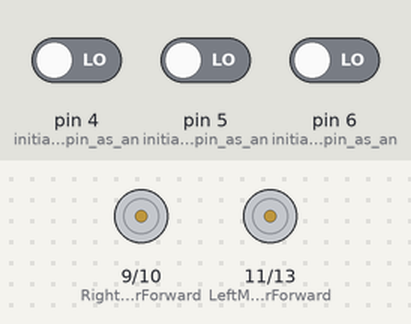
This sketch was run on a simulated Arduino Uno, built with avr-gcc and run on an emulated ATmega328P. Parts: motor-driver pin pairs drawn as motors (green arrow = first pin HIGH = forward, orange = second pin HIGH = backward, longer = more drive). Inputs (shaded band) come from the test bench; at power-on: pin 4 (initialize_the__pin_as_an) LOW, pin 5 (initialize_the__pin_as_an) LOW, pin 6 (initialize_the__pin_as_an) LOW.

Above: at 1.2 s.
1.3 s: pin 4 (initialize_the__pin_as_an) driven HIGH and pin 5 (initialize_the__pin_as_an) driven HIGH
At 2.5 s:
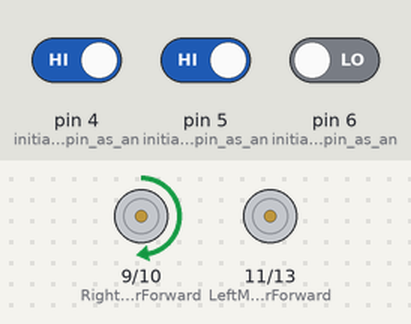
2.8 s: pin 4 (initialize_the__pin_as_an) driven LOW
At 3.8 s:
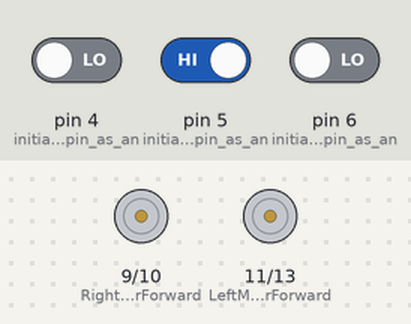
4.3 s: pin 6 (initialize_the__pin_as_an) driven HIGH
At 4.9 s:
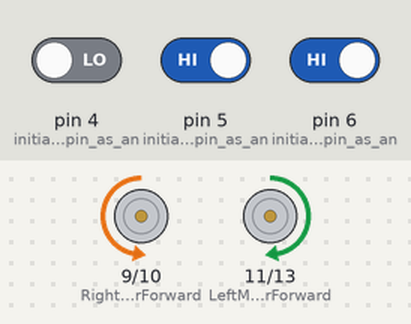
5.8 s: pin 5 (initialize_the__pin_as_an) driven LOW
At 6.1 s:
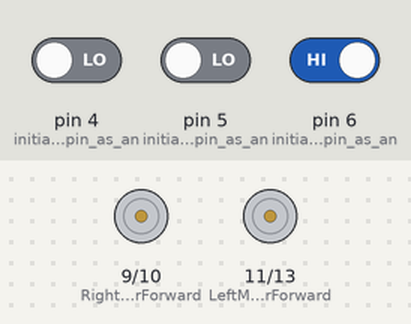
7.3 s: pin 4 (initialize_the__pin_as_an) driven HIGH
At 8.4 s:
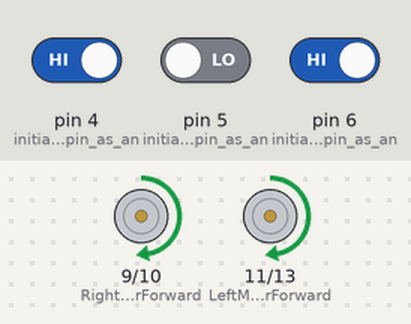
8.8 s: pin 5 (initialize_the__pin_as_an) driven HIGH
At 9.5 s:
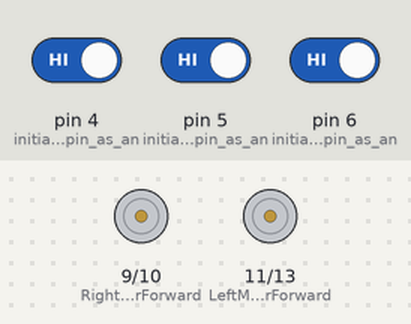
Timing chart, 0 to 11.3 s (numbered marks = the images above; inputs shaded):
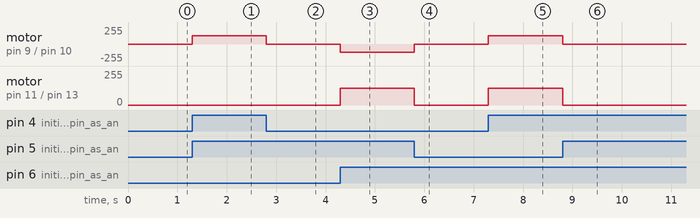

Measured:
- after the input at 1.3 s, motor on pin 9 (RightMotorForward) / pin 10 (RightMotorReverse): stopped → forward 127/255 at once
- after the input at 2.8 s, motor on pin 9 (RightMotorForward) / pin 10 (RightMotorReverse): forward 127/255 → stopped at once
- after the input at 4.3 s, motor on pin 9 (RightMotorForward) / pin 10 (RightMotorReverse): stopped → backward 127/255 at once; motor on pin 11 (LeftMotorForward) / pin 13 (LeftMotorReverse): stopped → forward 127/255 at once
- after the input at 5.8 s, motor on pin 9 (RightMotorForward) / pin 10 (RightMotorReverse): backward 127/255 → stopped at once; motor on pin 11 (LeftMotorForward) / pin 13 (LeftMotorReverse): forward 127/255 → stopped at once
- after the input at 7.3 s, motor on pin 9 (RightMotorForward) / pin 10 (RightMotorReverse), motor on pin 11 (LeftMotorForward) / pin 13 (LeftMotorReverse): stopped → forward 127/255 at once
- after the input at 8.8 s, motor on pin 9 (RightMotorForward) / pin 10 (RightMotorReverse), motor on pin 11 (LeftMotorForward) / pin 13 (LeftMotorReverse): forward 127/255 → stopped at once

The sketch:

code.ino
```cpp
int LeftMotorForward = 11; // Pin 11 has Left Motor connected on Arduino boards.
int LeftMotorReverse = 13; // Pin 13 has Left Motor connected on Arduino boards.
int RightMotorForward = 9; // Pin 9 has Right Motor connected on Arduino boards.
int RightMotorReverse = 10; // Pin 10 has Right Motor connected on Arduino boards.

void setup() {
  pinMode(6,INPUT);  //initialize the  pin as an input.
  pinMode(5,INPUT);  //initialize the  pin as an input.
  pinMode(4,INPUT);  //initialize the  pin as an input.
  pinMode(LeftMotorForward, OUTPUT);  // initialize the  pin as an output.
  pinMode(RightMotorForward, OUTPUT);  // initialize the  pin as an output.
  pinMode(LeftMotorReverse, OUTPUT);  // initialize the  pin as an output.
  pinMode(RightMotorReverse, OUTPUT);  // initialize the  pin as an output.
}


void loop()

{
  int leftSensor=digitalRead(6);
  int centerSensor=digitalRead(5);
  int rightSensor=digitalRead(4);

  //STOP
  if ((leftSensor==HIGH) && (centerSensor==HIGH) && (rightSensor==HIGH)) {

   digitalWrite(RightMotorForward, LOW);   // turn the Right Motor OFF
   digitalWrite(LeftMotorForward, LOW);   // turn the Left Motor OFF
   digitalWrite(RightMotorReverse,LOW);   // turn the Right Motor OFF
   digitalWrite(LeftMotorReverse, LOW);   // turn the Left Motor OFF
  }

  //  STRAIGHT
 else if ((leftSensor==HIGH) && (centerSensor==LOW) && (rightSensor==HIGH)) {

   analogWrite(RightMotorForward, 127);   // turn the Right Motor ON
   analogWrite(LeftMotorForward, 127);   // turn the Left Motor ON
   digitalWrite(RightMotorReverse,LOW);   // turn the Right Motor OFF
   digitalWrite(LeftMotorReverse, LOW);   // turn the Left Motor OFF
  }

//TURN RIGHT(deksia)
 else if ((leftSensor==HIGH) && (centerSensor==HIGH) && (rightSensor==LOW)) {

   digitalWrite(RightMotorForward, LOW);   // turn the Right Motor OFF
   analogWrite(LeftMotorForward, 127);   // turn the Left Motor ON
   analogWrite(RightMotorReverse,127); // turn the Right Motor OFF
   digitalWrite(LeftMotorReverse, LOW);   // turn the Left Motor OFF
    }

//TURN LEFT(aristera)
 else if ((leftSensor==LOW) && (centerSensor==HIGH) && (rightSensor==HIGH)) {

   analogWrite(RightMotorForward, 127);  // turn the Right Motor ON
   digitalWrite(LeftMotorForward, LOW);   // turn the Left Motor OFF
   digitalWrite(RightMotorReverse,LOW);   // turn the Right Motor OFF
   analogWrite(LeftMotorReverse, 127);  // turn the Left Motor OFF
  }

//stop
  else {  //((leftSensor==LOW) && (centerSensor==LOW) && (rightSensor==LOW))

   digitalWrite(RightMotorForward, LOW);   // turn the Right Motor OFF
   digitalWrite(LeftMotorForward, LOW);   // turn the Left Motor OFF
   digitalWrite(RightMotorReverse,LOW);   // turn the Right Motor OFF
   digitalWrite(LeftMotorReverse, LOW);   // turn the Left Motor OFF
  }
}
```
